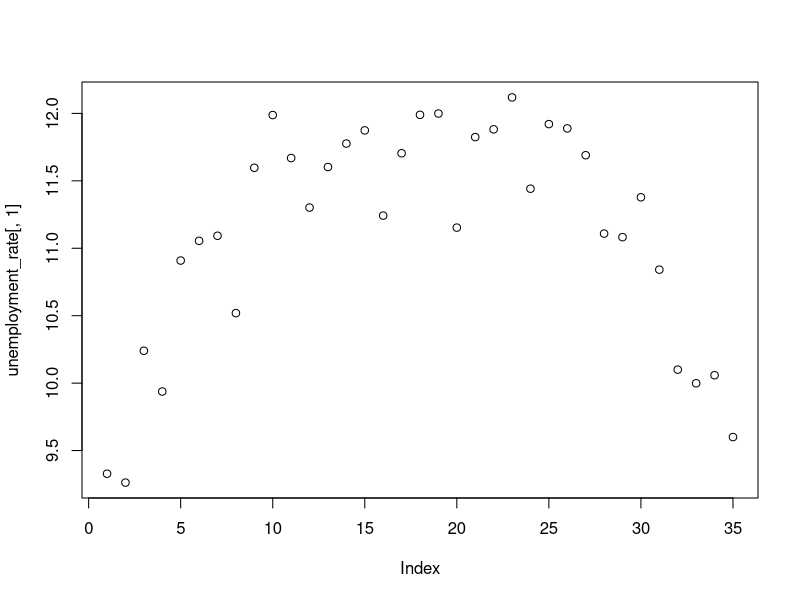
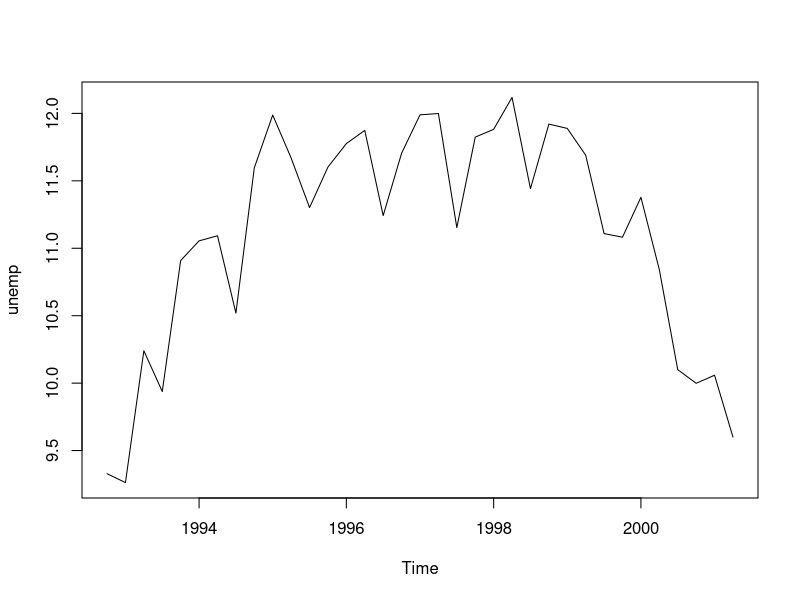
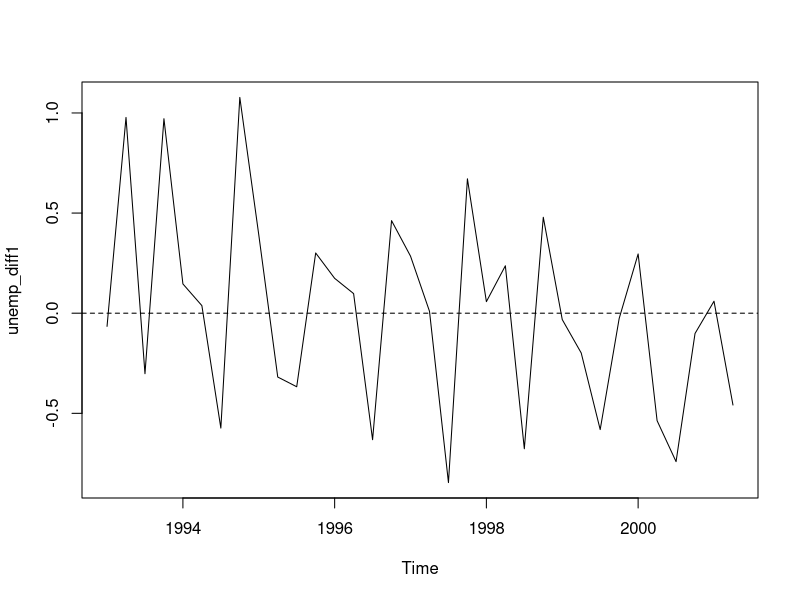
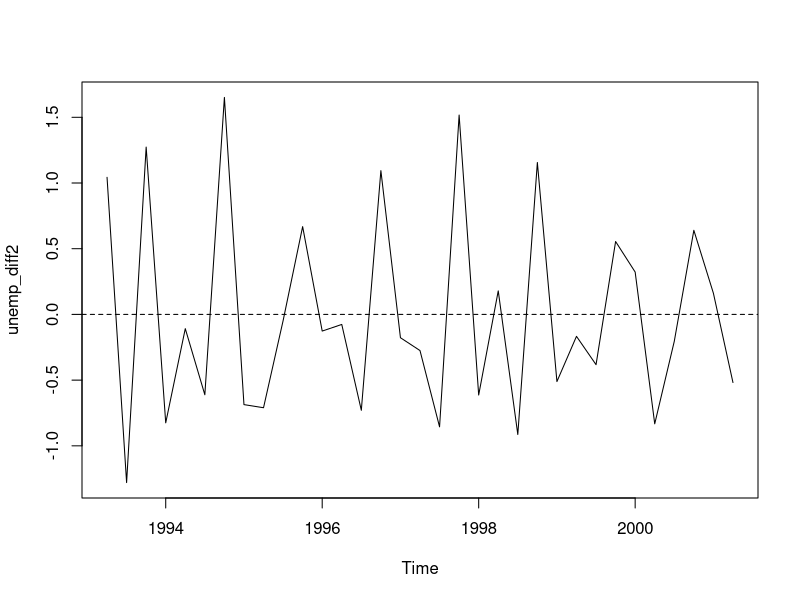
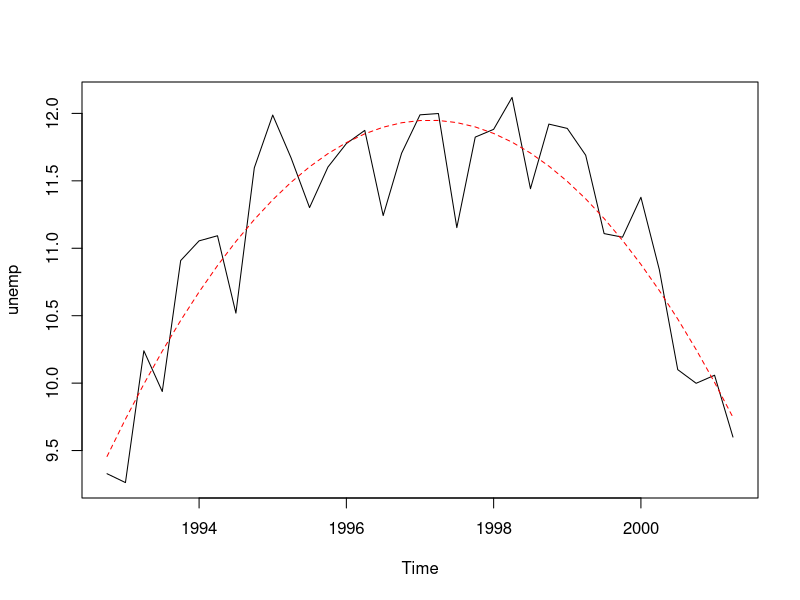
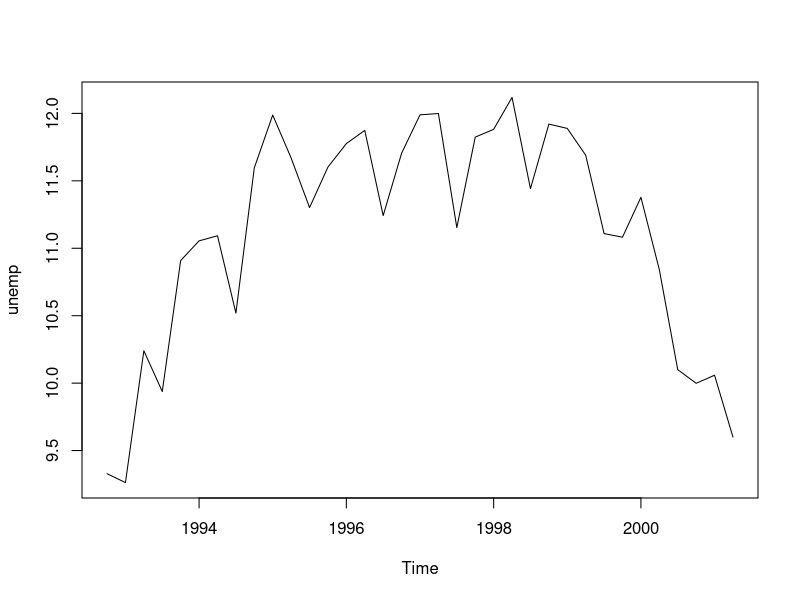
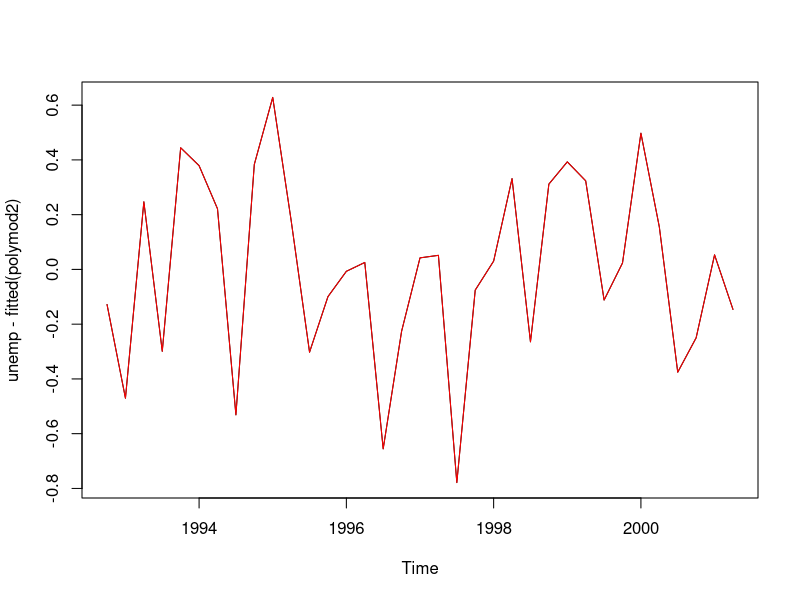

Reproduce these figures in R, in order.
################################################################################
#               Laboratorio Serie Storiche Economiche
#                          Giulio Fantuzzi
#
#ABOUT DATA: serie storica del tasso di disoccupazione in veneto (Unemployment) 
#            misura trimestrale a partire dal 4 trimestre del 1992
################################################################################

#------------------------------------------------------------------
#Importo i dati con la funzione read.table
unemployment_rate <- read.table("data/fig.2_1.dat", header=FALSE)
#------------------------------------------------------------------

#------------------------------------------------------------------
#1)Plotto la prima(e unica colonna)
plot(unemployment_rate[,1])
#NOTA: però nelle ascisse ci sono gli indici...non il tempo!Quindi?
#2)Non estraggo la colonna, ma creo un oggetto di tipo TimeSeries
unemp <- ts(unemployment_rate[,1], start=c(1992,4), freq=4)
class(unemp) #unemp è di tipo/classe ts
plot(unemp)
#NOTA: vediamo che ora nelle ascisse ci sono gli anni (freq. trimestrale)
#------------------------------------------------------------------

#------------------------------------------------------------------
#Differenze prime (sono alla base di criterio per regressione)
unemp_diff1 <- diff(unemp)
#NOTA: se unemp era aveva n elementi, le differenze prime ne hanno n-1
plot(unemp_diff1)
abline(0,0, lt=2)#faccio sta linea orizzontale per far vedere che le diff man mano decrescono
class(unemp_diff1) #essendo unemp di classe ts, anche le differenze prime lo sono!
#Differenza delle differenze prime (CHE E' DIVERSA DALLA DIFFERENZA SECONDA)
unemp_diff2 <- diff(diff(unemp))
#NOTA: qui avrò n-2 elementi
plot(unemp_diff2)
abline(0,0, lt=2)
#NB: al contrario di prima, le diff non stanno decrescendo. Vanno sopra e sotto
#    la retta orizzontale...ma ciò dipende dalla variabilità dei dati...
#    possiamo vedere questo andamento come costante
#    --->allora per criterio diff, il poly di regressione sarà di grado2
#------------------------------------------------------------------

#------------------------------------------------------------------
#Vediamo ora un modo più veloce per trovare il polinomio di regressione
#Costruiamo innanzitutto il vettore degli indici (è il vettore "p" della teoria)
ttrend <- 1:length(unemp)

#caso1: polinomio di grado 1
polymod1 <- lm(unemp ~ ttrend) #oggetto di tipo lm
summary(polymod1)$adj.r.squared
#NB: in questo caso avrei un indice R2 corretto pari a -0.0188 (SCHIFO!)

#caso2: polinomio di grado 2
polymod2 <- lm(unemp ~ ttrend + I(ttrend^2)) #aggiungo un regressore(cioè grado)
summary(polymod2)$adj.r.squared
#NB: in questo caso R2 corretto pari a 0.82287 (BENE!)

#caso3: polinomio di grado 3
polymod3 <- lm(unemp ~ ttrend + I(ttrend^2)+I(ttrend^3))
summary(polymod3)$adj.r.squared
#NB: in questo caso R2 corretto pari a 0.8172
# Esso è < di prima...quindi poly di regressione sarà di grado 2

#NOTA: come visto nella teoria, si usa l'R2 corretto e non l'R2:
#infatti R2 aumenta se aumenta il grado, quindi non ci sarebbe utile!

#Ora che so quale polinomio usare, posso fare 2 cose:
#(1)--> plottare la ts e sovrapporci il polinomio
plot(unemp) #la serie storica di partenza
#(2)--> costruirmi il vettore degli y teorici
unemp.hat <- ts(fitted(polymod2), start=c(1992,4), freq=4)
lines(unemp.hat, col="red", lty=2) #il polinomio di regressione
#e di conseguenza ricavarmi i residui
res<- unemp-unemp.hat 
#------------------------------------------------------------------
#OSSERVAZIONE BONUS
#Una serie può essere scomposta: trend+ stagionalità+ciclo+ errore casuale
plot(unemp)
#E' banale vedere che non è stazionaria. Posso detrendizzarla:
plot(unemp - fitted(polymod2))
#NOTA: senza fare unemp-fitted(polymod), potevo direttamente plottare i residui
#aggiungiamo residui sul grafico che c'era già, così da dimostrare che si sovrappone perfettamente
lines(res, col="red")
#La serie detrendizzata sembra già più stazionaria
#bisognerebbe però anche vedere le altre componenti (es stagionalità)

